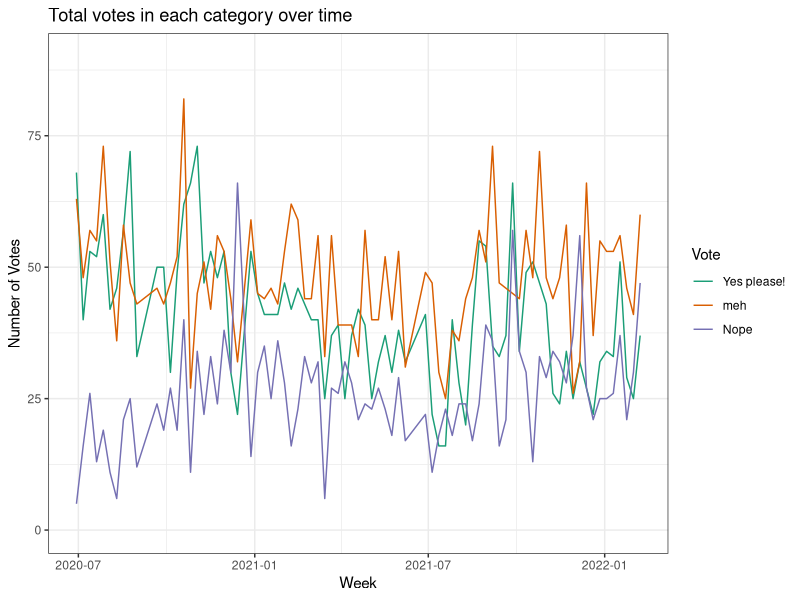
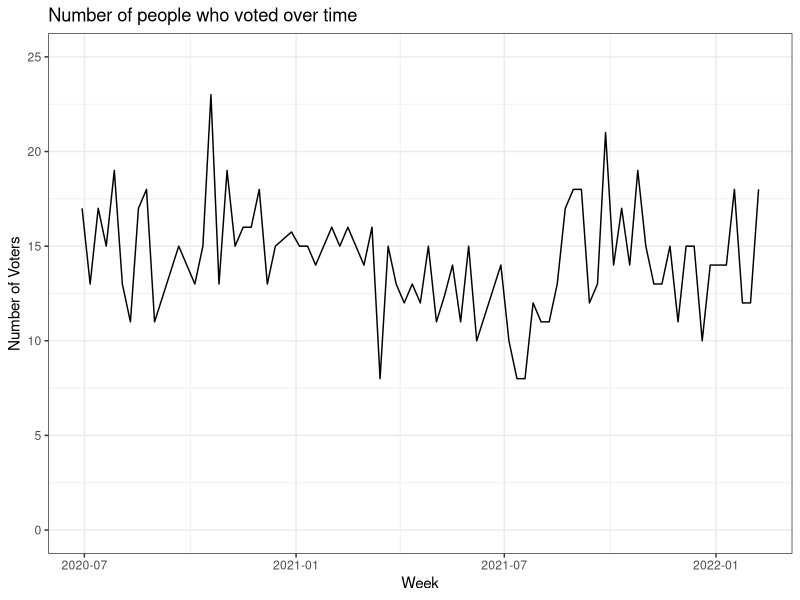
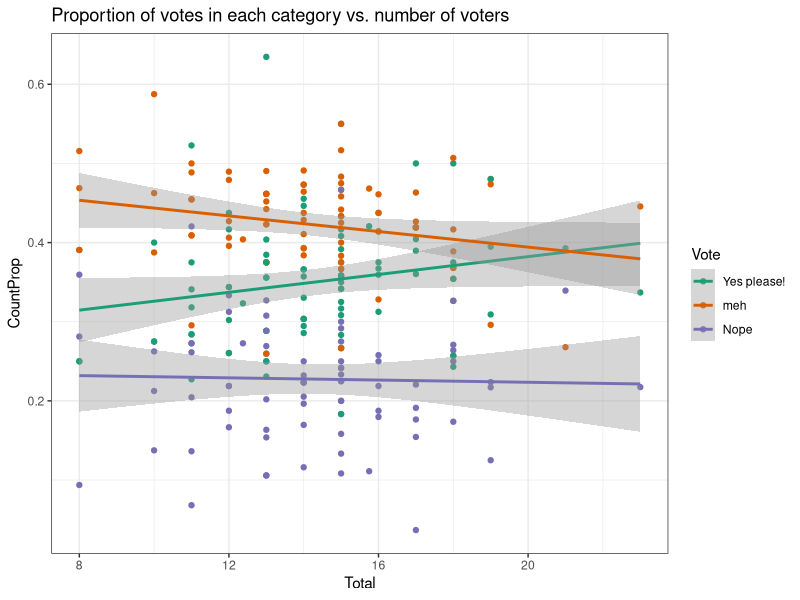

Here is the R script that generated these plots, in order:
## ---- chunk 1
knitr::opts_chunk$set(message=FALSE, warning=FALSE)
library(tidyverse)
library(lubridate)
theme_set(theme_bw())
setwd('~/Projects/MovieNight/')
## ---- chunk 2
all_dat = read.csv('all-weeks-cleaned.csv')
head(all_dat)
all_dat = select(all_dat, -Column)
levels(factor(all_dat$Vote))
all_dat = (all_dat
           %>% mutate(Week = ymd(Week),
                      Vote = factor(Vote, 
                                    labels = c('meh', 'Nope', 'Yes please!')),
                      Vote = factor(Vote, levels = c('Yes please!', 'meh', 'Nope'))))
## ---- chunk 3
cat_totals = (all_dat
              %>% group_by(Week, Vote)
              %>% summarize(Count = sum(Count)))
cat_plt = ggplot(cat_totals, aes(Week, Count, colour = Vote)) +
    geom_line() +
    scale_colour_brewer(palette = 'Dark2') +
    ylim(0, 90) +
    ylab('Number of Votes') +
    ggtitle('Total votes in each category over time')
cat_plt
    
tots = (cat_totals
        %>% group_by(Week)
    %>% summarize(Count = sum(Count)/8))
tot_plt = ggplot(tots, aes(Week, Count)) +
    geom_line() +
    ylim(0,25) +
    ylab('Number of Voters') +
    ggtitle('Number of people who voted over time')
tot_plt
## ---- chunk 4
cat_prop = (cat_totals
           %>% group_by(Week)
           %>% mutate(CountProp = Count/sum(Count),
                      Total = sum(Count)/8)
           %>% ungroup())
head(cat_prop)

cat_prop_plt = ggplot(cat_prop, aes(Total, CountProp, colour = Vote)) +
    geom_point() +
    geom_smooth(method = 'lm') +
    scale_colour_brewer(palette = 'Dark2') +
    ggtitle('Proportion of votes in each category vs. number of voters')
cat_prop_plt
## ---- chunk 5
# head(all_dat)

winners = read.csv('winners.csv')
# head(winners)

freqs = (all_dat
  %>% filter(!(Title %in% winners$Winner))
  %>% count(Title)
  %>% mutate(Count = n/3)
  %>% arrange(desc(n), desc(Title))
  %>% select(-n))
freqs
## ---- chunk 6
get_second = function(v){
  r = rank(-1*v)
  return(which(r == 2))
}

seconds = (all_dat
 %>% filter(SpecialWeek == '')
 %>% spread(Vote,Count)
 %>% mutate(Score = `Yes please!` - Nope)
 %>% group_by(Week)
 %>% summarize(Second = Title[get_second(Score)])
 %>% filter(!(Second %in% winners$Winner)))

(seconds
  %>% count(Second)
  %>% arrange(desc(n)))
## ---- chunk 7
sec_freq = left_join(seconds, freqs, by = c('Second' = 'Title'))
sec_freq %>% arrange(desc(Count), desc(Second))
